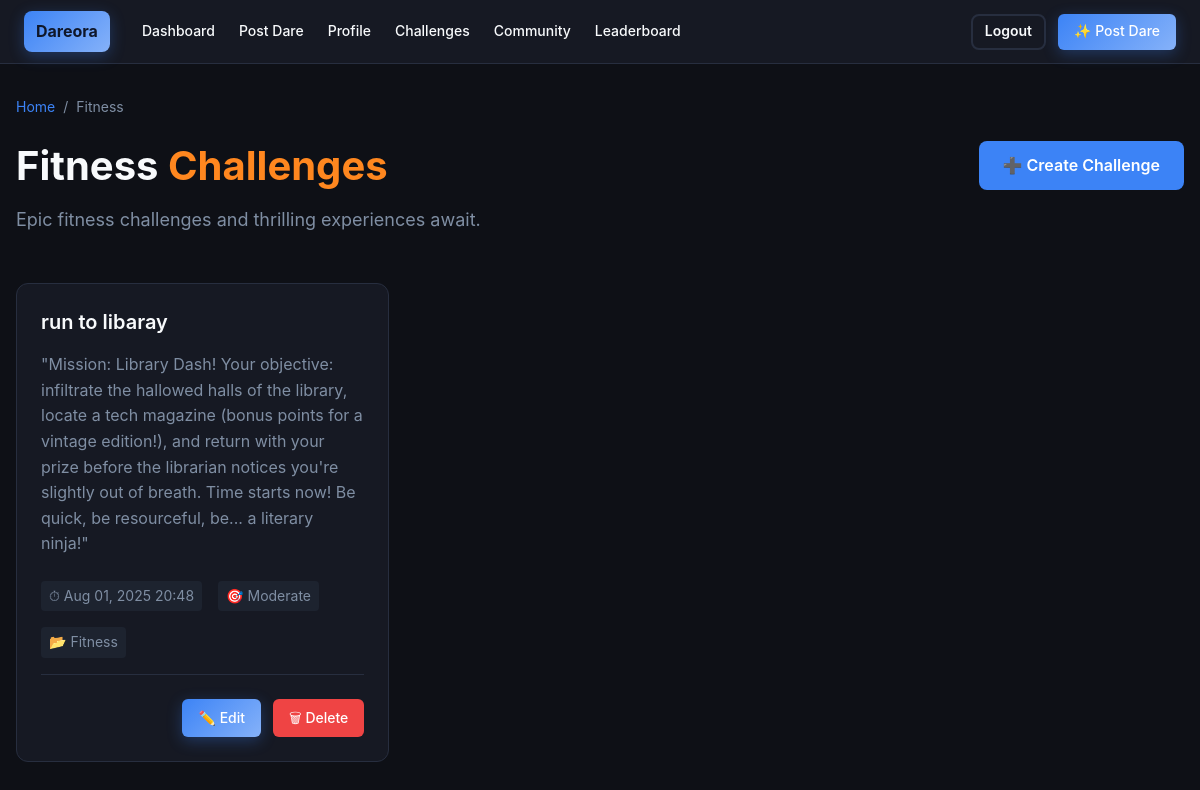
Page /explore/category/fitness/ (signed in) on the committed database.
### postdare/models.py (models this page shows, shortened)
class Dare_project(models.Model):
    user = models.ForeignKey(User, on_delete=models.CASCADE, related_name='dares')
    dare_title = models.CharField(max_length=100)
    description = models.TextField(max_length=500)
    time_limit = models.DateTimeField(blank=True, null=True)
    category = models.CharField(max_length=50)
    difficulty = models.CharField(max_length=10, default='Moderate')
    tags = models.CharField(max_length=200, blank=True, null=True)
    created_at = models.DateTimeField(auto_now_add=True)
    updated_at = models.DateTimeField(auto_now=True)
    is_active = models.BooleanField(default=True)

### explore/views.py (the view)
# urls.py: path("category/<slug:category_slug>/", views.category_dares, name="category_dares"),
@login_required
def category_dares(request, category_slug):
    dares = Dare_project.objects.filter(category__iexact=category_slug).order_by('-id')
    print(f"Dares found for category '{category_slug}': {dares.count()}")
    for dare in dares:
        print(f"- {dare.dare_title}")
    return render(request, 'category_dares.html', {
        'dares': dares,
        'category': category_slug
    })

### templates/category_dares.html (shortened to what this page needs)
{% extends "base.html" %}
{% block body %}
<main class="main-content">
    <div class="container">
        <div class="page-header">
            <div class="header-content">
                <div class="breadcrumb">
                    <a href="{% url 'explore' %}">Home</a>
                    <span>/</span>
                    <span>{{ category|title }}</span>
                </div>
                <h1 class="page-title">{{ category|title }} <span class="title-highlight">Challenges</span></h1>
                <p class="page-subtitle">Epic {{ category|lower }} challenges and thrilling experiences await.</p>
            </div>
            <a href="{% url 'postdare' %}" class="create-btn">
                ➕ Create Challenge
            </a>
        </div>
        <div class="challenges-grid">
            {% for dare in dares %}
            <div class="challenge-card">
                <h3 class="challenge-title">{{ dare.dare_title }}</h3>
                <p class="challenge-description">{{ dare.description }}</p>
                <div class="challenge-meta">
                    {% if dare.time_limit %}
                    <span class="meta-item">⏱ {{ dare.time_limit|date:"M d, Y H:i" }}</span>
                    {% endif %}
                    {% if dare.difficulty %}
                    <span class="meta-item">🎯 {{ dare.difficulty }}</span>
                    {% endif %}
                    <span class="meta-item">📂 {{ dare.category|title }}</span>
                </div>
                <div class="card-actions">
                    {% if dare.user == request.user %}
                        <a href="{% url 'edit_dare' dare.id %}" class="btn-primary">✏️ Edit</a>
                        <a href="{% url 'delete_dare' dare.id %}" class="btn-secondary"
                           onclick="return confirm('Are you sure you want to delete this challenge?')">🗑 Delete</a>
                    {% else %}
                        <a href="{% url 'accept_dare' dare.id %}" class="btn-primary">🎯 Join Dare</a>
                    {% endif %}
                </div>
            </div>
            {% endfor %}
        </div>
    </div>
</main>
{% endblock %}

### templates/base.html (style rules this page uses)
* { margin: 0; padding: 0; box-sizing: border-box; }
:root { --background: hsl(220, 23%, 7%); --foreground: hsl(210, 40%, 98%); --card: hsl(222, 23%, 11%); --card-foreground: hsl(210, 40%, 98%); --primary: hsl(217, 91%, 60%); --primary-foreground: hsl(222.2, 47.4%, 11.2%); --secondary: hsl(222, 23%, 15%); --secondary-foreground: hsl(210, 40%, 98%); --muted: hsl(222, 23%, 15%); --muted-foreground: hsl(215.4, 16.3%, 56.9%); --border: hsl(222, 23%, 20%); --radius: 0.75rem; }
body { font-family: -apple-system, BlinkMacSystemFont, 'Segoe UI', 'Roboto', 'Oxygen', 'Ubuntu', 'Cantarell', sans-serif; background-color: var(--background); color: var(--foreground); line-height: 1.5; min-height: 100vh; }
.btn-primary { background: linear-gradient(135deg, var(--primary), hsl(217, 91%, 75%)); color: var(--primary-foreground); border: none; box-shadow: 0 4px 15px rgba(59, 130, 246, 0.3); }
.main-content { position: relative; }

### templates/category_dares.html (style rules this page uses)
* { margin: 0; padding: 0; box-sizing: border-box; }
:root { --background: hsl(220, 23%, 7%); --foreground: hsl(210, 40%, 98%); --card: hsl(222, 23%, 11%); --card-foreground: hsl(210, 40%, 98%); --primary: hsl(217, 91%, 60%); --secondary: hsl(222, 23%, 15%); --muted: hsl(222, 23%, 15%); --muted-foreground: hsl(215.4, 16.3%, 56.9%); --border: hsl(222, 23%, 20%); --radius: 0.75rem; --orange: hsl(28, 100%, 56%); --purple: hsl(271, 81%, 56%); --success: #10b981; --danger: #ef4444; }
body { font-family: -apple-system, BlinkMacSystemFont, 'Segoe UI', 'Roboto', sans-serif; background-color: var(--background); color: var(--foreground); line-height: 1.6; }
.main-content { min-height: 100vh; padding: 2rem 0; }
.container { max-width: 1200px; margin: 0 auto; padding: 0 1rem; }
.page-header { display: flex; justify-content: space-between; align-items: center; margin-bottom: 3rem; flex-wrap: wrap; gap: 1rem; }
.header-content { flex: 1; }
.breadcrumb { display: flex; align-items: center; gap: 0.5rem; margin-bottom: 1rem; font-size: 0.875rem; color: var(--muted-foreground); }
.breadcrumb a { color: var(--primary); text-decoration: none; }
.page-title { font-size: 2.5rem; font-weight: bold; margin-bottom: 0.5rem; }
.title-highlight { color: var(--orange); }
.page-subtitle { color: var(--muted-foreground); font-size: 1.125rem; }
.create-btn { background-color: var(--primary); color: white; padding: 0.75rem 1.5rem; border-radius: 0.5rem; text-decoration: none; font-weight: 600; transition: all 0.2s; display: inline-flex; align-items: center; gap: 0.5rem; }
.challenges-grid { display: grid; grid-template-columns: repeat(auto-fill, minmax(350px, 1fr)); gap: 1.5rem; margin-top: 2rem; }
.challenge-card { background-color: var(--card); border: 1px solid var(--border); border-radius: var(--radius); padding: 1.5rem; transition: transform 0.2s, border-color 0.2s; }
.challenge-title { font-size: 1.25rem; font-weight: 600; margin-bottom: 1rem; color: var(--foreground); line-height: 1.4; }
.challenge-description { color: var(--muted-foreground); margin-bottom: 1.5rem; line-height: 1.6; }
.challenge-meta { display: flex; flex-wrap: wrap; gap: 1rem; margin-bottom: 1.5rem; padding-bottom: 1rem; border-bottom: 1px solid var(--border); }
.meta-item { display: flex; align-items: center; gap: 0.25rem; font-size: 0.875rem; color: var(--muted-foreground); background-color: var(--muted); padding: 0.25rem 0.5rem; border-radius: 0.25rem; }
.card-actions { display: flex; gap: 0.75rem; justify-content: flex-end; }
.btn-primary, .btn-secondary { padding: 0.5rem 1rem; border-radius: 0.375rem; text-decoration: none; font-size: 0.875rem; font-weight: 500; transition: all 0.2s; display: inline-flex; align-items: center; gap: 0.25rem; }
.btn-primary { background-color: var(--primary); color: white; }
.btn-secondary { background-color: var(--danger); color: white; }

### rows in the picture
Dare_project: category "Fitness", category "fitness", dare_title "run to libaray", description "\"Mission: Library Dash! Your objective: infiltrate the hallowed halls of the library, locate a tech magazine (bonus points for a vintage edition!), and return with your prize before the librarian notices you're slightly out of breath. Time starts now! Be quick, be resourceful, be... a literary ninja!\"", time_limit "Aug 01, 2025 20:48", difficulty "Moderate", shows "✏️ Edit"
